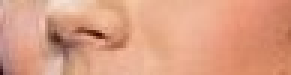
%> input picture skin/1.jpg, 97 x 25 px, given in place of 4.jpg, which was not available (shown 3 times larger)
$ octave FaceDetectation.m   (GNU Octave 9; MATLAB toolbox functions it lacks are replaced by stand-ins)
%> lines starting %> are read from the running program, lines starting %| are printed output that depends on the picture; pictures that were not available may be replaced by others from this repository, and a replacement may not be noted
### medianFiltering.m
% 中值滤波器(5*5)
function y = medianFiltering(A)
sizeA = size(A);
mA = sizeA(1);
nA = sizeA(2);
y = A;
for i=3:mA-2
    for j=3:nA-2
        temp_5x5 = A(i-2:i+2,j-2:j+2);%提取5x5区域
        temp = sort(temp_5x5); %排序
        y(i,j) = temp(13);%中值
    end
end
end

### FaceDetectation.m
% 样本图片信息提取
image_num = 4;
testImageName=strcat('./test/',num2str(image_num),'.jpg');
test_img = imread(testImageName);
%> test_img is the input picture: size 25x97x3 uint8; mean R, G, B 219.6, 158.9, 131.8
test_size = size(test_img);
%> test_size = [25 97 3]
test_m = test_size(1);
%> test_m = 25
test_n = test_size(2);
%> test_n = 97
test_cbcr = rgb2ycbcr(test_img);
%> test_cbcr: size 25x97x3 uint8; mean of channels 1, 2, 3 165.4, 107.1, 156.6
test_cb = test_cbcr(:,:,2);
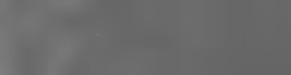
%> test_cb: size 25x97 uint8 (shown 3 times larger); min 101, max 124, mean 107.1
test_cr = test_cbcr(:,:,3);
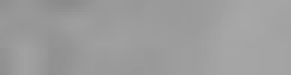
%> test_cr: size 25x97 uint8 (shown 3 times larger); min 139, max 167, mean 156.6

% 中值滤波(5*5)
filter_cb = medianFiltering(test_cb);
filter_cr = medianFiltering(test_cr);

filter_r = medianFiltering(test_img(:,:,1));
%> in medianFiltering (call 3), `y = A;`:
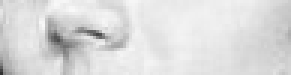
%> y: size 25x97 uint8 (shown 3 times larger); min 48, max 249, mean 219.6
filter_g = medianFiltering(test_img(:,:,2));
%> in medianFiltering (call 4), `y = A;`:
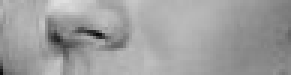
%> y: size 25x97 uint8 (shown 3 times larger); min 9, max 224, mean 158.9
filter_b = medianFiltering(test_img(:,:,3));
%> in medianFiltering (call 5), `y = A;`:
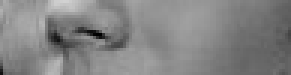
%> y: size 25x97 uint8 (shown 3 times larger); min 0, max 210, mean 131.8

% 相似度计算
%> (the run ends here)

$ run again, on skin/10.jpg
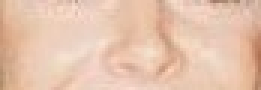
%> input picture skin/10.jpg, 87 x 30 px, given in place of 4.jpg, which was not available (shown 3 times larger)
%> test_img is the input picture: size 30x87x3 uint8; mean R, G, B 230.6, 195.7, 173.7
%> test_cbcr: size 30x87x3 uint8; mean of channels 1, 2, 3 190.9, 113.3, 144.9
%> `test_cr = test_cbcr(:,:,3);`:
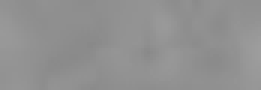
%> test_cr: size 30x87 uint8 (shown 3 times larger); min 137, max 157, mean 144.9
%> in medianFiltering (call 5), `y = A;`:
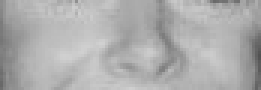
%> y: size 30x87 uint8 (shown 3 times larger); min 82, max 209, mean 173.7

$ run again, on skin/12.jpg
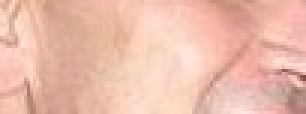
%> input picture skin/12.jpg, 102 x 38 px, given in place of 4.jpg, which was not available (shown 3 times larger)
%> test_img is the input picture: size 38x102x3 uint8; mean R, G, B 235.8, 188.4, 171.8
%> test_cbcr: size 38x102x3 uint8; mean of channels 1, 2, 3 188.3, 113.7, 150
%> `test_cr = test_cbcr(:,:,3);`:
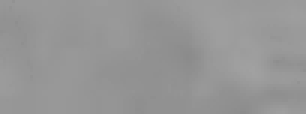
%> test_cr: size 38x102 uint8 (shown 3 times larger); min 139, max 161, mean 150
%> in medianFiltering (call 5), `y = A;`:
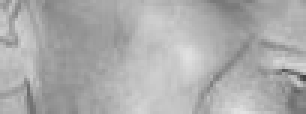
%> y: size 38x102 uint8 (shown 3 times larger); min 65, max 226, mean 171.8
